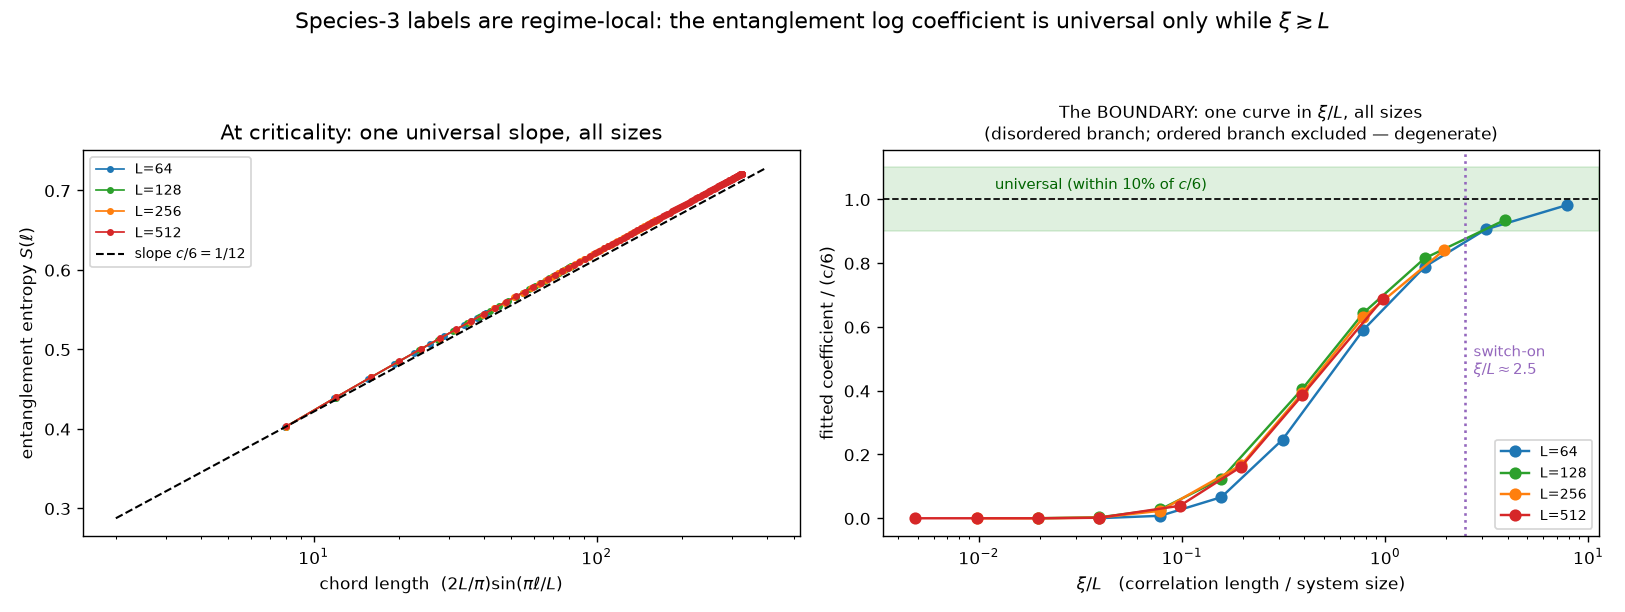

Here is the Python script that generated this plot:
"""
L9 applied to the family's OWN species-3 label: is the entanglement-entropy log
coefficient "non-universal", or non-universal ONLY IN A REGIME?

Prediction I put on record before running: the log coefficient is universal at a
critical point (fixed by the central charge) and MEANINGLESS away from one — once
the correlation length is short compared with system size, entropy saturates and
there is no log to have a coefficient. So universality should switch ON as
xi -> L and OFF as xi << L, with control parameter xi/L (NOT the regulator).

System: transverse-field Ising chain (exact, free-fermion / Majorana covariance),
    H = -J sum_i sx_i sx_{i+1} - h sum_i sz_i ,   g = h/J,  open boundaries.
Critical at g = 1, central charge c = 1/2.  Block = leftmost l sites (ONE cut), so
the standard CFT prediction is
    S(l) = (c/6) ln[ (2L/pi) sin(pi l / L) ] + const,      c/6 = 1/12 = 0.08333.
Scaling-limit correlation length: xi = 1/|1 - g| (lattice units).

Method (exact, no approximation):
  H = (i/4) sum A_mn a_m a_n with Majoranas a; ground-state covariance Gamma from
  the real Schur canonical form of A; block entropy from the eigenvalues +-i nu_k
  of Gamma restricted to the block:  S = sum_k H2((1+nu_k)/2).
Controls: (i) g -> large must give S -> 0 (product state); (ii) at g = 1 the fitted
coefficient must hit 1/12 and be L-independent; (iii) even-l only, to suppress the
known parity oscillations of the open chain in the ordered phase.
"""
import json
import numpy as np
from scipy.linalg import schur

# ---------------- exact ground-state Majorana covariance ----------------
def majorana_covariance(L, g, J=1.0, return_gap=False):
    """H = -J sum sx sx - h sum sz  ->  A antisym; return ground-state Gamma.

    Also returns the smallest single-particle mode energy lam_min. In the ORDERED
    phase (g<1) lam_min ~ exp(-L/xi): the ground state becomes exponentially
    degenerate (spontaneous symmetry breaking), the Schur canonical form is then
    numerically ambiguous, and the "ground state" it returns is an arbitrary
    member of the degenerate pair. Rows with lam_min below tolerance are EXCLUDED
    from the boundary analysis rather than silently averaged in.
    """
    h = g*J
    A = np.zeros((2*L, 2*L))
    for i in range(L):                      # h term: i h a_{2i-1} a_{2i}
        A[2*i, 2*i+1] = 2*h
        A[2*i+1, 2*i] = -2*h
    for i in range(L-1):                    # J term: i J a_{2i} a_{2i+1}
        A[2*i+1, 2*i+2] = 2*J
        A[2*i+2, 2*i+1] = -2*J
    T, Z = schur(A, output="real")
    # canonicalize: make every 2x2 block [[0, +lam], [-lam, 0]] with lam > 0
    for k in range(0, 2*L - 1, 2):
        if T[k, k+1] < 0:
            Z[:, [k, k+1]] = Z[:, [k+1, k]]
            T[[k, k+1], :] = T[[k+1, k], :]
            T[:, [k, k+1]] = T[:, [k+1, k]]
    lam = np.array([T[k, k+1] for k in range(0, 2*L - 1, 2)])
    G = np.zeros((2*L, 2*L))                # ground state: g_k = -1 minimizes E
    for k in range(0, 2*L - 1, 2):
        G[k, k+1] = -1.0
        G[k+1, k] = +1.0
    Gam = Z @ G @ Z.T
    return (Gam, float(np.min(np.abs(lam)))) if return_gap else Gam

def block_entropy(Gamma, l):
    """entanglement entropy of the leftmost l sites (2l Majoranas)."""
    GA = Gamma[:2*l, :2*l]
    ev = np.linalg.eigvalsh(1j*GA)
    nu = np.clip(ev[ev > -1e-12][-l:], 0.0, 1.0)     # positive branch
    p = (1 + nu)/2
    q = 1 - p
    with np.errstate(divide="ignore", invalid="ignore"):
        s = -(np.where(p > 0, p*np.log(p), 0.0) + np.where(q > 0, q*np.log(q), 0.0))
    return float(s.sum())

# ---------------- controls ----------------
print("CONTROLS")
G_far = majorana_covariance(64, 8.0)
print(f"  g=8 (deep paramagnet), S(l=32) = {block_entropy(G_far, 32):.3e}  (expect ~0)")
G_c = majorana_covariance(256, 1.0)
ls_c = np.arange(8, 129, 2)
S_c = np.array([block_entropy(G_c, int(l)) for l in ls_c])
chord_c = (2*256/np.pi)*np.sin(np.pi*ls_c/256)
slope_c = np.polyfit(np.log(chord_c), S_c, 1)[0]
print(f"  g=1, L=256: fitted log coefficient = {slope_c:.5f}   "
      f"(CFT c/6 = {1/12:.5f}; err {abs(slope_c-1/12)/(1/12):.2%})")

# ---------------- the xi/L scan ----------------
Ls = [64, 128, 256, 512]
deltas = [0.0, 0.002, 0.005, 0.01, 0.02, 0.05, 0.1, 0.2, 0.4]
DEGEN_TOL = 1e-9
rows = []
print("\nSCAN: fitted log coefficient vs xi/L   (universal target 1/12 = 0.08333)")
print(f"{'L':>5} {'g':>6} {'xi':>8} {'xi/L':>8} {'a_fit':>9} {'a/(c/6)':>9} "
      f"{'lam_min':>10}  flag")
for L in Ls:
    for d in deltas:
        for sgn in ([0] if d == 0 else [-1, +1]):
            g = 1.0 + sgn*d
            xi = np.inf if d == 0 else 1.0/d
            Gm, lam_min = majorana_covariance(L, g, return_gap=True)
            ls = np.arange(max(8, L//16), L//2 + 1, 2)
            S = np.array([block_entropy(Gm, int(l)) for l in ls])
            chord = (2*L/np.pi)*np.sin(np.pi*ls/L)
            a = np.polyfit(np.log(chord), S, 1)[0]
            xoL = xi/L if np.isfinite(xi) else np.inf
            degen = lam_min < DEGEN_TOL
            branch = "critical" if d == 0 else ("ordered" if sgn < 0 else "disordered")
            flag = "DEGENERATE-excluded" if degen else ""
            rows.append({"L": L, "g": round(g, 4), "branch": branch,
                         "xi": (None if not np.isfinite(xi) else round(float(xi), 3)),
                         "xi_over_L": (None if not np.isfinite(xoL) else round(float(xoL), 5)),
                         "a_fit": round(float(a), 6),
                         "ratio_to_universal": round(float(a/(1/12)), 4),
                         "lam_min": float(f"{lam_min:.3e}"),
                         "excluded_degenerate": bool(degen)})
            print(f"{L:5d} {g:6.3f} {('inf' if not np.isfinite(xi) else f'{xi:8.2f}'):>8} "
                  f"{('inf' if not np.isfinite(xoL) else f'{xoL:8.4f}'):>8} "
                  f"{a:9.5f} {a/(1/12):9.3f} {lam_min:10.2e}  {flag}")

# ---------------- locate the boundary (clean branch only) --------------------
# The ordered branch (g<1) is excluded on physics, not convenience: its ground
# state is exponentially degenerate (lam_min -> 0), so "the" ground state is not
# defined. The disordered branch (g>1) has a unique ground state throughout.
clean = [r for r in rows if r["branch"] == "disordered" and not r["excluded_degenerate"]]
print(f"\nDEGENERACY AUDIT: {sum(r['excluded_degenerate'] for r in rows)} of {len(rows)} "
      f"rows excluded (all on the ordered branch); "
      f"disordered branch min lam = "
      f"{min(r['lam_min'] for r in rows if r['branch']=='disordered'):.2e}")

# scaling collapse: is the ratio a function of xi/L alone, across L?
print("\nSCALING COLLAPSE on the disordered branch (same xi/L, different L):")
from collections import defaultdict
byx = defaultdict(list)
for r in clean:
    byx[round(r["xi_over_L"], 3)].append((r["L"], r["ratio_to_universal"]))
for x in sorted(byx):
    if len(byx[x]) > 1:
        vals = [v for _, v in byx[x]]
        print(f"  xi/L = {x:6.3f}: " + ", ".join(f"L={L}: {v:.3f}" for L, v in byx[x])
              + f"   spread = {max(vals)-min(vals):.3f}")

uni = [r for r in clean if abs(r["ratio_to_universal"] - 1) <= 0.10]
non = [r for r in clean if abs(r["ratio_to_universal"] - 1) > 0.10]
lo = min((r["xi_over_L"] for r in uni), default=None)
hi = max((r["xi_over_L"] for r in non), default=None)
print(f"\nBOUNDARY (universal := within 10% of c/6; disordered branch, non-degenerate):")
print(f"  lowest  xi/L still universal      : {lo}")
print(f"  highest xi/L already NOT universal: {hi}")
if lo and hi:
    print(f"  => switch-on boundary bracketed at xi/L ~ {np.sqrt(lo*hi):.2f}")

out = {
    "question": "L9 applied to the family's own species-3 label: is the entanglement "
                "log coefficient non-universal always, or only in a regime?",
    "prediction_on_record": "universal at criticality, meaningless when xi << L; "
                            "control parameter xi/L, not the regulator",
    "system": {"model": "transverse-field Ising chain, open BC, exact free-fermion",
               "central_charge": 0.5, "universal_target_c_over_6": 1/12,
               "block": "leftmost l sites (single cut)",
               "xi_convention": "scaling limit xi = 1/|1-g|"},
    "controls": {"S_deep_paramagnet": block_entropy(G_far, 32),
                 "critical_fit_L256": round(float(slope_c), 6),
                 "critical_fit_rel_err": round(float(abs(slope_c-1/12)/(1/12)), 5)},
    "scan": rows,
    "excluded": {"rule": "ordered branch g<1 has exponentially degenerate ground "
                         "state (lam_min < 1e-9): 'the' ground state undefined, "
                         "Schur canonical form ambiguous",
                 "n_excluded": int(sum(r["excluded_degenerate"] for r in rows))},
    "boundary": {"branch": "disordered (g>1, unique ground state)",
                 "lowest_universal_xi_over_L": lo,
                 "highest_nonuniversal_xi_over_L": hi,
                 "bracketed_switch_on": (round(float(np.sqrt(lo*hi)), 3)
                                         if (lo and hi) else None)},
}
with open("log_coefficient_boundary.json", "w") as fh:
    json.dump(out, fh, indent=1)
print("\nsaved -> qsim/log_coefficient_boundary.json")

# ---------------- figure ----------------
import matplotlib
matplotlib.use("Agg")
import matplotlib.pyplot as plt
fig, ax = plt.subplots(1, 2, figsize=(13, 4.9))

cols = {64: "tab:blue", 128: "tab:green", 256: "tab:orange", 512: "tab:red"}
for L in Ls:
    Gm = majorana_covariance(L, 1.0)
    ls = np.arange(4, L//2 + 1, 2)
    S = np.array([block_entropy(Gm, int(l)) for l in ls])
    chord = (2*L/np.pi)*np.sin(np.pi*ls/L)
    ax[0].semilogx(chord, S, "o-", ms=3, lw=1, color=cols[L], label=f"L={L}")
xr = np.array([2, 400])
ax[0].plot(xr, (1/12)*np.log(xr) + (S[0] - (1/12)*np.log(chord[0])), "k--", lw=1.2,
           label=r"slope $c/6=1/12$")
ax[0].set_xlabel("chord length  $(2L/\\pi)\\sin(\\pi \\ell/L)$")
ax[0].set_ylabel("entanglement entropy $S(\\ell)$")
ax[0].set_title("At criticality: one universal slope, all sizes")
ax[0].legend(fontsize=8)

for L in Ls:
    xs = [r["xi_over_L"] for r in clean if r["L"] == L]
    ys = [r["ratio_to_universal"] for r in clean if r["L"] == L]
    o = np.argsort(xs)
    ax[1].semilogx(np.array(xs)[o], np.array(ys)[o], "o-", ms=6, lw=1.4,
                   color=cols[L], label=f"L={L}")
ax[1].axhline(1.0, color="k", ls="--", lw=1)
ax[1].axhspan(0.9, 1.1, color="tab:green", alpha=0.15)
ax[1].text(1.2e-2, 1.03, "universal (within 10% of $c/6$)", fontsize=8.5, color="darkgreen")
if lo and hi:
    ax[1].axvline(np.sqrt(lo*hi), color="tab:purple", ls=":", lw=1.5)
    ax[1].text(np.sqrt(lo*hi)*1.1, 0.45, f"switch-on\n$\\xi/L\\approx${np.sqrt(lo*hi):.1f}",
               fontsize=8.5, color="tab:purple")
ax[1].set_xlabel(r"$\xi / L$   (correlation length / system size)")
ax[1].set_ylabel("fitted coefficient / (c/6)")
ax[1].set_title("The BOUNDARY: one curve in $\\xi/L$, all sizes\n"
                "(disordered branch; ordered branch excluded — degenerate)", fontsize=10)
ax[1].legend(fontsize=8)

fig.suptitle("Species-3 labels are regime-local: the entanglement log coefficient is "
             "universal only while $\\xi \\gtrsim L$", fontsize=12.5)
fig.tight_layout(rect=[0, 0, 1, 0.93])
fig.savefig("log_coefficient_boundary.png", dpi=125)
print("saved -> qsim/log_coefficient_boundary.png")
